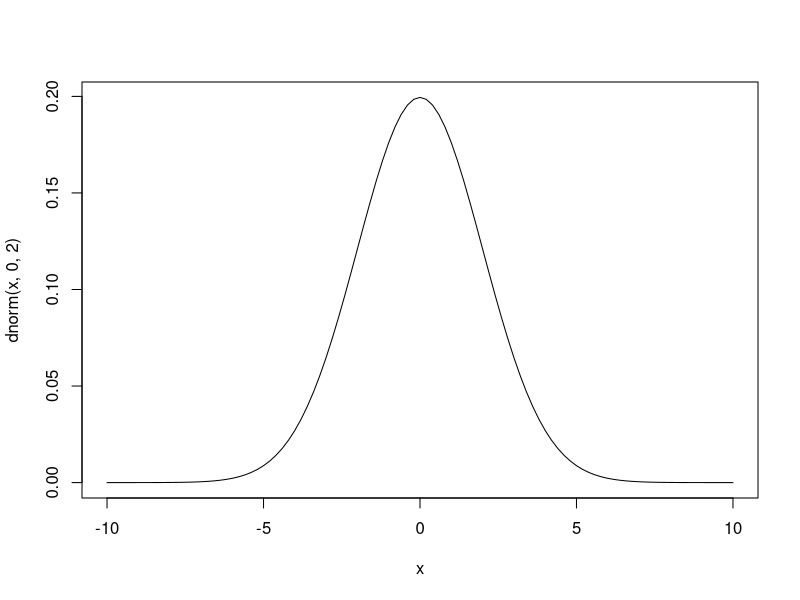
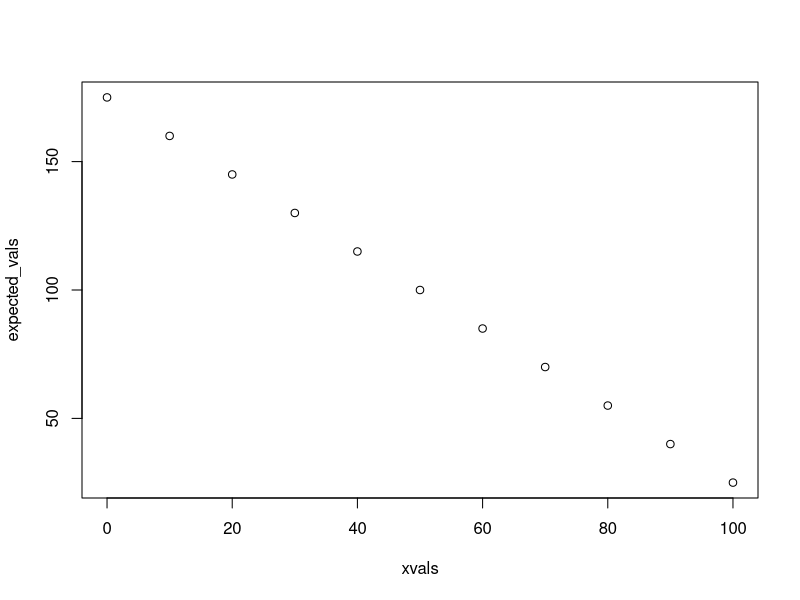
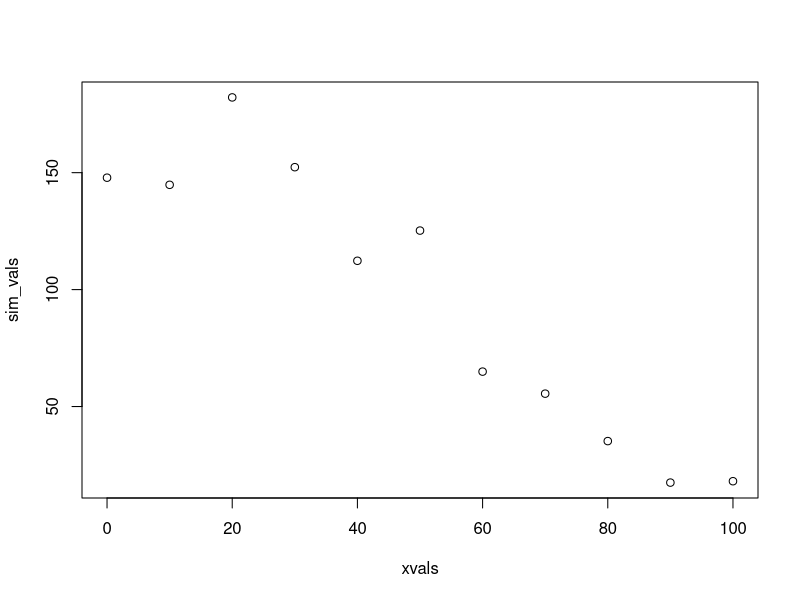
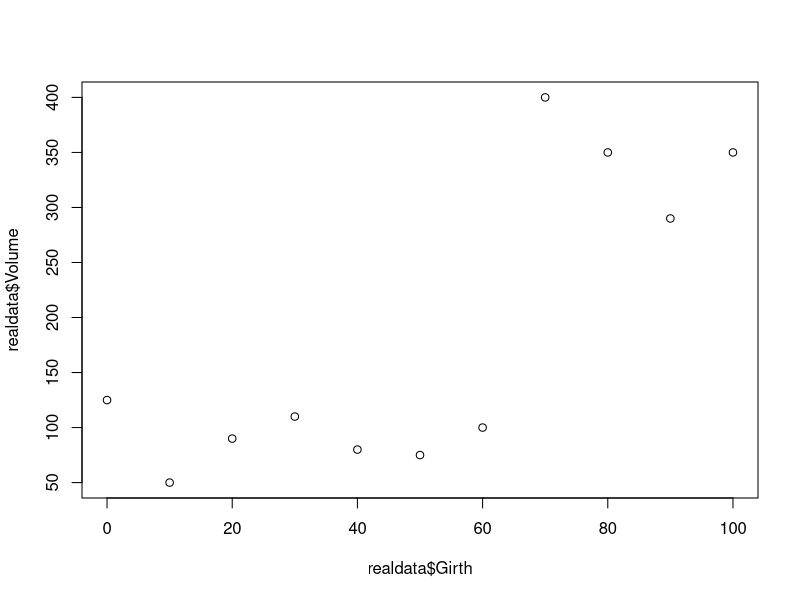
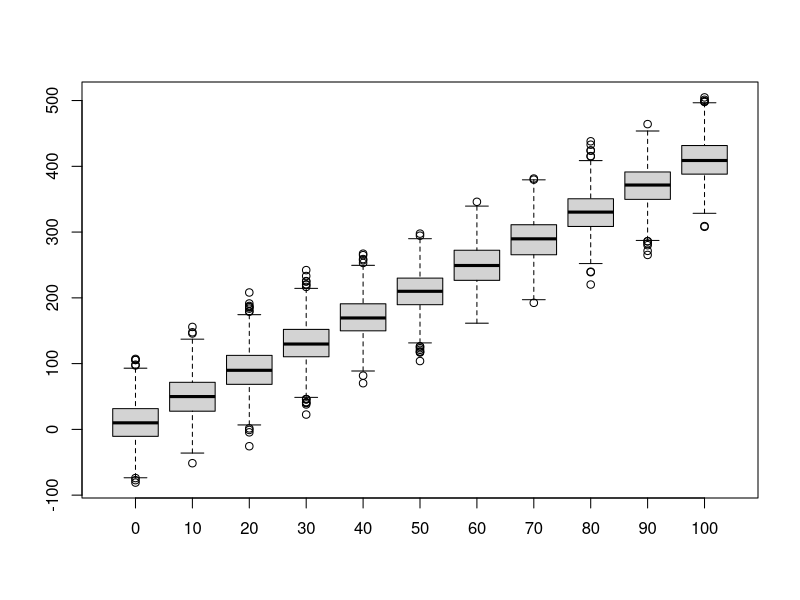
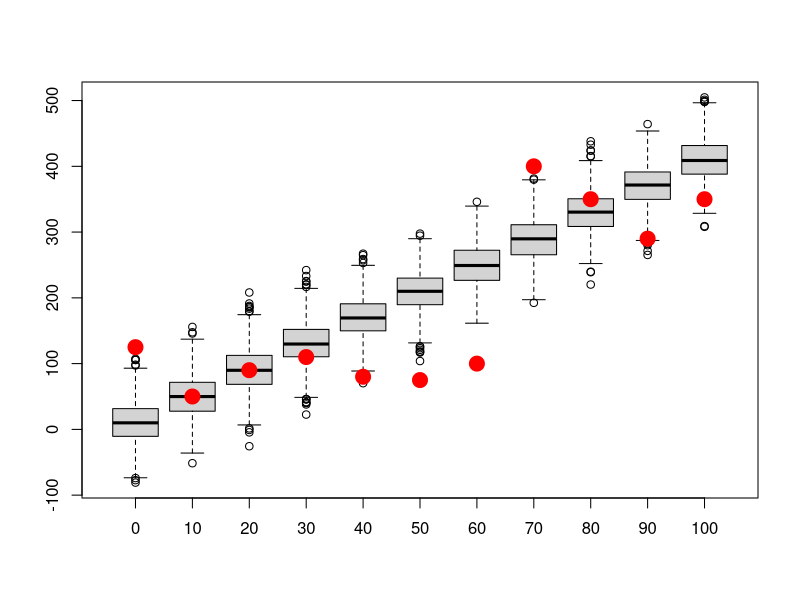
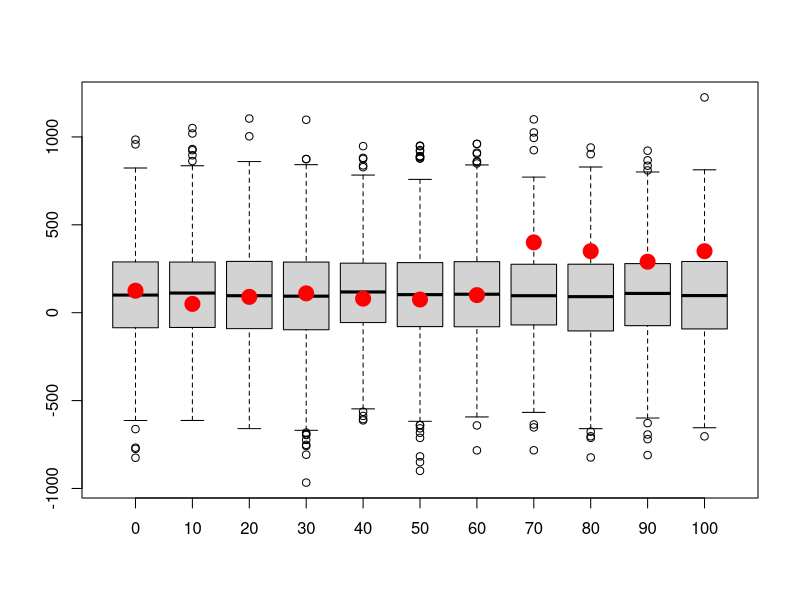
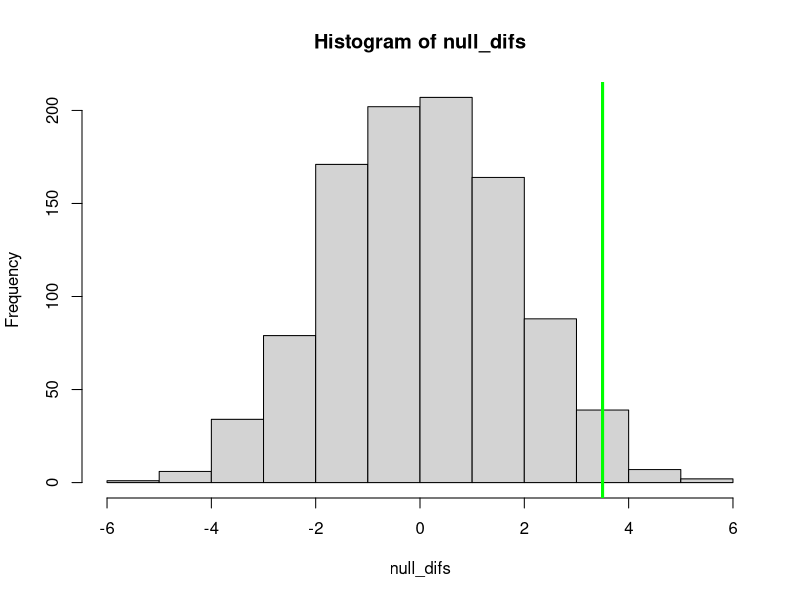

Write R code to recreate these figures, in order.
## ---- chunk 1
knitr::opts_chunk$set(echo = TRUE, cache = TRUE)
## ---- chunk 2

############################################################
####                                                    ####  
####  NRES 746, Lecture 3                               ####
####                                                    ####
####  Kevin Shoemaker                                   #### 
####  University of Nevada, Reno                        ####
####                                                    #### 
############################################################


############################################################
####  The virtual ecologist                             ####
####     Building data simulation models                ####
############################################################


## ---- chunk 3

#############
# Short exercise:

# Generate 50 samples from Normal(mean=10,sd=5) 


# Generate 1000 samples from Poisson(mean=50)


# Generate 10 samples from Beta(shape1=0.1,shape2=0.1)


# Try some other distributions and parameters.  NOTE: you can visualize probability densities easily using the "curve" function:

curve(dnorm(x,0,2),-10,10)

# What happens when you try to use a discrete distribution?

## ---- chunk 4

############
# SIMULATE DATA GENERATION: decompose into deterministic and stochastic components 

##########
# Deterministic component: define function for transforming a predictor variable into an expected response (linear regression)

    # Arguments:
      # x: vector of covariate values
      # a: the intercept of a linear relationship mapping the covariate to an expected response
      # b: the slope of a linear relationship mapping the covariate to an expected response

deterministic_component <- function(x,a,b){
  linear <- a + b*x   # specify a deterministic, linear functional form
  return(linear)
}

xvals = seq(0,100,10)  # define the values of a hypothetical predictor variable (e.g., tree girth)

expected_vals <- deterministic_component(xvals,175,-1.5)   # use the deterministic component to determine the expected response (e.g., tree volume)
expected_vals

plot(xvals,expected_vals)   # plot out the relationship

# plot(xvals,expected_vals,type="l")    # alternatively, plot as a line

## ---- chunk 5

##########
# Stochastic component: define a function for transforming an expected (deterministic) response and adding a layer of "noise" on top!

    # Arguments:
      # x: vector of expected responses
      # variance: variance of the "noise" component of your data simulation model
stochastic_component <- function(x,variance){     
  sd <- sqrt(variance)       # convert variance to standard deviation       
  stochvals <- rnorm(length(x),x,sd)       # add a layer of "noise" on top of the expected response values
  return(stochvals)
}

           # alternative: add the "residuals" onto the expected values. 
# stochastic_component <- function(x,variance){     
#   sd <- sqrt(variance)       # convert variance to standard deviation       
#   stochvals <- rnorm(length(x),0,sd)       # generate the 'residuals'    
#   return(x+stochvals)             # add a layer of "noise" on top of the expected response values
# }

    ### Simulate stochastic data!!
sim_vals <- stochastic_component(expected_vals,variance=500)   # try it- run the function to add noise to your expected values. 

plot(xvals,sim_vals)     # plot it- it should look much more "noisy" now!

# ALTERNATIVELY:

sim_vals <- stochastic_component(deterministic_component(xvals,175,-1.5),500)    # stochastic "shell" surrounds a deterministic "core"    

## ---- chunk 6

############
# Goodness-of-fit test!

    # Does the data fall into the range of plausble data produced by this fully specified model?

############
# Imagine you have the following "real" data (e.g., tree volumes). 

realdata <- data.frame(Volume=c(125,50,90,110,80,75,100,400,350,290,350),Girth=xvals)
plot(realdata$Girth,realdata$Volume)

## ---- chunk 7

#############
# Let's simulate many datasets from our hypothesized data generating model (intercept=10,slope=4,variance=1000):

reps <- 1000    # specify number of replicate datasets to generate
samplesize <- nrow(realdata)    # define the number of data points we should generate for each simulation "experiment"
simresults <- array(0,dim=c(samplesize,reps))   # initialize a storage array for results 
for(i in 1:reps){       # for each independent simulation "experiment":
  exp_vals <- deterministic_component(realdata$Girth,a=10,b=4)          # simulate the expected tree volumes for each measured girth value
  sim_vals <- stochastic_component(exp_vals,1000)  # add stochastic noise
  simresults[,i] <- sim_vals   # store the simulated data for later
}

    # now make a boxplot of the results
boxplot(t(simresults),xaxt="n")    # (repeat) make a boxplot of the simulation results
axis(1,at=c(1:samplesize),labels=realdata$Girth)                          # add x axis labels 

## ---- chunk 8

#########
# Now overlay the "real" data
    # how well does the model fit the data?

boxplot(lapply(1:nrow(simresults), function(i) simresults[i,]),xaxt="n")    # (repeat) make a boxplot of the simulation results
axis(1,at=c(1:samplesize),labels=realdata$Girth)                          # add x axis labels 
points(c(1:samplesize),realdata$Volume,pch=20,cex=3,col="red",xaxt="n")     # this time, overlay the "real" data 

## ---- chunk 9

#############
# Let's simulate many datasets from our hypothesized data generating model (intercept=100,slope=0,variance=75000):

reps <- 1000    # specify number of replicate datasets to generate
samplesize <- nrow(realdata)    # define the number of data points we should generate for each simulation "experiment"
simresults <- array(0,dim=c(samplesize,reps))   # initialize a storage array for results 
for(i in 1:reps){       # for each independent simulation "experiment":
  exp_vals <- deterministic_component(realdata$Girth,a=100,b=0)          # simulate the expected tree volumes for each measured girth value
  sim_vals <- stochastic_component(exp_vals,75000)  # add stochastic noise
  simresults[,i] <- sim_vals   # store the simulated data for later
}

    # now make a boxplot of the results
boxplot(lapply(1:nrow(simresults), function(i) simresults[i,]),xaxt="n")    # (repeat) make a boxplot of the simulation results
axis(1,at=c(1:samplesize),labels=realdata$Girth)                          # add x axis labels 
points(c(1:samplesize),realdata$Volume,pch=20,cex=3,col="red",xaxt="n")     # this time, overlay the "real" data 


## ---- chunk 10

###########
# Using data simulation to flesh out sampling distributions for frequentist inference 

    # e.g., the "brute force t test" example:

reps <- 1000                    # number of replicate samples to generate
null_difs <- numeric(reps)              # storage vector for the test statistic for each sample
for(i in 1:reps){
  sampleA <- rnorm(10,10,4)        # sample representing "groups" A and B under the null hypothesis
  sampleB <- rnorm(10,10,4)
  null_difs[i] <- mean(sampleA)-mean(sampleB)         # test statistic (model result)
}

hist(null_difs)           # plot out the sampling distribution
abline(v=3.5,col="green",lwd=3)

## ---- chunk 11

###############
# Power analysis example: designing a monitoring program for a rare species


   ### first, let's develop some helper functions:

########
# function for computing the number of observed/detected animals in a single survey

    # Arguments:
      # TrueN: true population abundance
      # surveyors: number of survey participants each day
      # days: survey duration, in days

NumObserved <- function(TrueN=1000,surveyors=1,days=3){
  probPerPersonDay <- 0.02      # define the probability of detection per animal per person-day [hard-coded- potentially bad coding practice!]
  probPerDay <- 1-(1-probPerPersonDay)^surveyors      # define the probability of detection per animal per day (multiple surveyors)(animal must be detected at least once)
  probPerSurvey <- 1-(1-probPerDay)^days       # define the probability of detection per animal for the entire survey
  nobs <- rbinom(1,size=TrueN,prob=probPerSurvey)     # simulate the number of animals detected!
  return(nobs)
}
NumObserved(TrueN=500,surveyors=2,days=7)   # test the new function

## ---- chunk 12

#########
# function for computing expected abundance dynamics of a declining population (deterministic component!)

    # Arguments:
      # LastYearAbund: true population abundance in the previous year
      # trend: proportional change in population size from last year

ThisYearAbund <- function(LastYearAbund=1000,trend=-0.03){
  CurAbund <- LastYearAbund + trend*LastYearAbund    # compute abundance this year
  CurAbund <- floor(CurAbund)  # can't have fractional individuals!
  return(CurAbund)
}
ThisYearAbund(LastYearAbund=500,trend=-0.03)    # test the new function

# NOTE: we could introduce stochastic population dynamics (or density dependence, etc!) for a more realistic model, but we are omitting this here. 

## ---- chunk 13

########
# develop a function for simulating monitoring data from a declining population

    # Arguments:
      # initabund: true initial population abundance
      # trend: proportional change in population size from last year
      # years: duration of simulation
      # observers: number of survey participants each day
      # days: survey duration, in days
      # survint: survey interval, in years (e.g., 2 means surveys are conducted every other year)

SimulateMonitoringData <- function(initabund=1000,trend=-0.03,years=25,observers=1,days=3,survint=2){
  prevabund <- initabund        # initialize "previous-year abundance" at initial abundance 
  detected <- numeric(years)    # set up storage variable
  for(y in 1:years){            # for each year of the simulation:
    thisAbund <- ThisYearAbund(prevabund,trend)             # compute the current abundance on the basis of the trend
    detected[y] <- NumObserved(thisAbund,observers,days)     # sample the current population using this monitoring scheme
    prevabund <- thisAbund   # set this years abundance as the previous years abundance (to set up the simulation for next year)
  }
  surveyed <- c(1:years)%%survint==0    # which years were surveys actually performed?
  detected[!surveyed] <- NA            # if the survey is not performed that year, return a missing value
  return(detected)       # return the number of individuals detected
}

SimulateMonitoringData(initabund=1000,trend=-0.03,years=25,observers=1,days=3,survint=2)    # test the new function

## ---- chunk 14

#########
# finally, develop a function for assessing whether or not a decline was detected:

    # Arguments:
      # monitoringData: simulated results from a long-term monitoring study
      # alpha: define acceptable type-I error rate (false positive rate)

IsDecline <- function(monitoringData,alpha=0.05){
  time <- 1:length(monitoringData)      # vector of survey years
  model <- lm(monitoringData~time)    # for now, let's use ordinary linear regression (perform linear regression on simulated monitoring data)
  p_value <- summary(model)$coefficients["time","Pr(>|t|)"]      # extract the p-value  
  isdecline <- ifelse(summary(model)$coefficients["time","Estimate"]<0,TRUE,FALSE)     # determine if the simulated monitoring data determined a "significant" decline
  sig_decline <- ifelse((p_value<=alpha)&(isdecline),TRUE,FALSE)    # if declining and significant trend, then the monitoring protocol successfully diagnosed a decline
  return(sig_decline)
}

IsDecline(monitoringData=c(10,20,NA,15,1),alpha=0.05)    # test the function

## ---- chunk 15

nreps <- 1000
initabund <- 100
GetPower <- function(observers=1,days=3,alpha=0.05,years=25,survint=2,trend=-0.03){
  decline <- logical(nreps)
  for(i in 1:nreps){
    detected <- SimulateMonitoringData(initabund,trend,years,observers,days,survint)
    decline[i] <- IsDecline(detected,alpha)
  }
  Power <- length(which(decline==TRUE))/nreps 
  return(Power)
}
cat((sprintf("The statistical power to detect a decline for the default parameters is: %s",GetPower())))    # for default

## ---- chunk 16

  initabund = 1000
  survints <- c(1:5)
  powers <- numeric(length(survints))
  for(i in 1:length(survints)){
    powers[i] <- GetPower(survint=survints[i])
  }
  
  plot(powers~survints,xlab="Survey interval(years)",ylab="Statistical Power",main="Power to detect trend, by sampling interval") 
  
